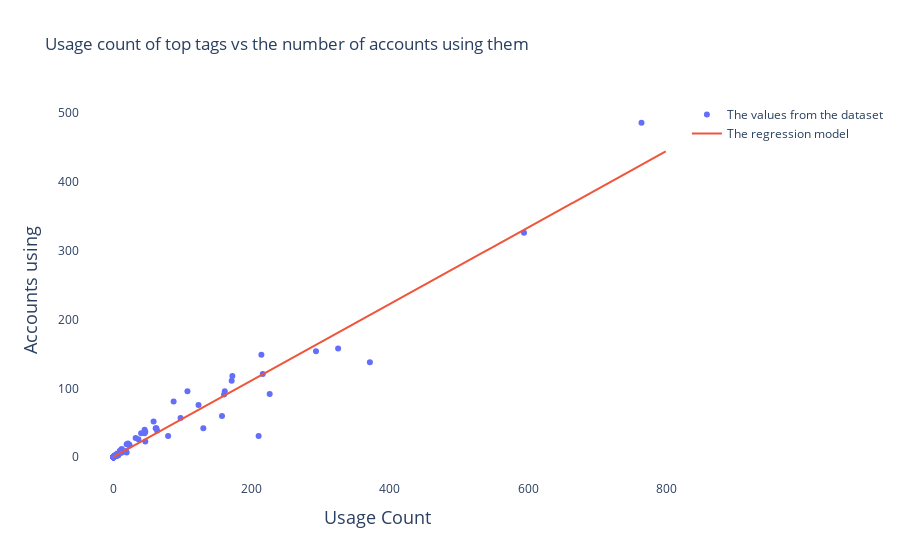

Notebook code for this chart:
### Code cell
### Creating a scatter plot with the usage count and the number of accounts using the most popular tags
# in the plot the actual tag isn't displayed (it can be done by uncommenting the 3 three lines below, but you cant see that much with it)
# theres also a regression model plotted with the rest

fig = go.Figure()

fig.add_trace(go.Scatter(x=file2['usage_count'],y=file2['accounts_using'], mode = 'markers', name = 'The values from the dataset'))
#for tag in file2['name'].unique():
#    df_tag = file2[file2['name'] == tag]
#    fig.add_trace(go.Scatter(x=df_tag['usage_count'],y=df_tag['accounts_using'], mode = 'markers', name = tag))

const = sm.add_constant(file2['usage_count'])
model = sm.OLS(file2['accounts_using'],const)
res = model.fit()
print(res.summary())

fig.update_layout(
    plot_bgcolor="white",
    title = 'Usage count of top tags vs the number of accounts using them',
    xaxis = {
        'title' :{
            'font' : {
                'size' : 18
            },
            'text' : 'Usage Count'
        }
    },
    yaxis = {
        'title' :{
            'font' : {
                'size' : 18
            },
            'text' : 'Accounts using'
        }
    }
)

c,m = res.params
x = np.array(range(0,800))
y = m*x+c
fig.add_trace(go.Scatter(x=x, y=y, name = 'The regression model'))

fig.show()

### Figure 1 — Plotly figure (JSON) as saved in the notebook; plotly's stock layout.template omitted (floating-point values rounded to 4 significant figures; data arrays with more than 128 entries replaced by an {"elided": "..."} marker saying what was removed)
{"data": [{"mode": "markers", "name": "The values from the dataset", "type": "scatter", "x": {"elided": "140 int values"}, "y": {"elided": "140 int values"}}, {"name": "The regression model", "type": "scatter", "x": {"elided": "800 int values"}, "y": {"elided": "800 float values"}}], "layout": {"autosize": true, "plot_bgcolor": "white", "title": {"text": "Usage count of top tags vs the number of accounts using them"}, "xaxis": {"autorange": true, "range": [-47.05, 811.1], "title": {"font": {"size": 18}, "text": "Usage Count"}, "type": "linear"}, "yaxis": {"autorange": true, "range": [-40.11, 526.1], "title": {"font": {"size": 18}, "text": "Accounts using"}, "type": "linear"}}}
